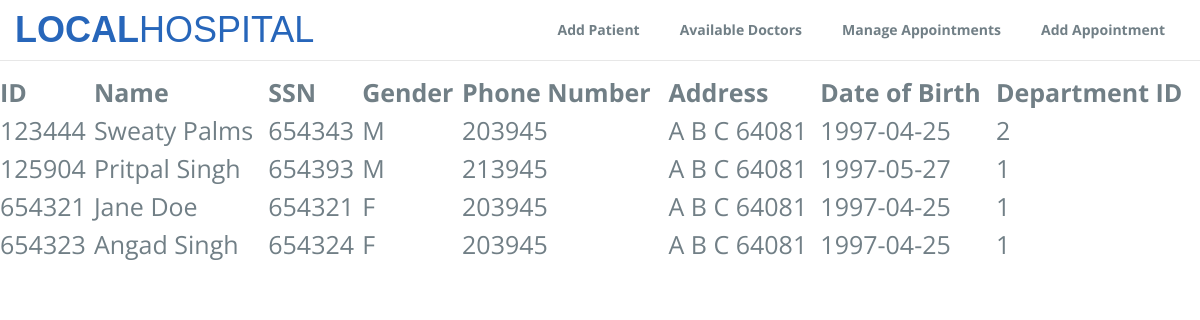
The page / on the database its author committed.
### tables this page shows
CREATE TABLE Patient (
 PatientID INT NOT NULL,
 First VARCHAR(30) NOT NULL,
 Last VARCHAR(30) NOT NULL,
 SSN INT(9) NOT NULL UNIQUE,
 Gender VARCHAR(1) NOT NULL,
 Phone INT(10) NOT NULL,
 Street VARCHAR(30) NOT NULL,
 City VARCHAR(30) NOT NULL,
 State VARCHAR(30) NOT NULL,
 ZipCode INT(5) NOT NULL,
 Date_Of_Birth DATE NOT NULL,
 Dept_ID INT NOT NULL,
 PRIMARY KEY (PatientID));

### index.php (the view, shortened to what this page needs)
<!DOCTYPE html>
  <link rel="stylesheet" type="text/css" href="css/font-awesome.min.css">
  <link rel="stylesheet" type="text/css" href="css/bootstrap.min.css">
  <link rel="stylesheet" type="text/css" href="css/imagehover.min.css">
  <link rel="stylesheet" type="text/css" href="css/style.css">
</head>
<body>
  <nav class="navbar navbar-default navbar-fixed-top">
    <div class="container">
      <div class="navbar-header">
        <a class="navbar-brand" href="index.php">Local<span>Hospital</span></a>
      </div>
      <div class="collapse navbar-collapse" id="myNavbar">
        <ul class="nav navbar-nav navbar-right">
          <li><a href="addpatient.php">Add Patient</a></li>
          <li><a href="availabledoctors.php">Available Doctors</a></li>
          <li><a href="appointments.php">Manage Appointments</a></li>
		  <li><a href="addappointment.php">Add Appointment</a></li>
        </ul>
      </div>
    </div>
  </nav>
<br>
<br>
<br>
<?php
$servername = "localhost";
$username = "root";
$password = "root";
$dbname = "Hospital";
$conn = new mysqli($servername, $username, $password, $dbname);
$sql = "SELECT PatientID, First, Last, SSN, Gender, Phone, Street, City, State, ZipCode, Date_Of_Birth, Dept_ID FROM patient";
$result = $conn->query($sql);
if ($result->num_rows > 0 ) {
    echo "<table>
	<tr>
		<th>ID</th>
		<th>Name</th>
		<th>SSN</th>
		<th>Gender</th>
		<th>Phone Number</th>
		<th>Address</th>
		<th>Date of Birth</th>
		<th>Department ID</th>
	</tr>";
    while($row = $result->fetch_assoc() ) {
        echo "<tr><td>".$row["PatientID"]."</td><td>". $row["First"] ," ". $row["Last"] ."</td><td>" . $row["SSN"] ."</td><td>" . $row["Gender"] ."</td><td>" . $row["Phone"] ."</td><td>". $row["Street"] ," ". $row["City"]," " .$row["State"] ," ".$row["ZipCode"]."</td><td>" . $row["Date_Of_Birth"] ."</td><td>" . $row["Dept_ID"] .
         "</td><tr>";}
   echo "</table>";
} else {
    echo "0 results";
}
?>
<body>
</head>

### css/style.css (style rules this page uses)
body { font-size: 15px; line-height: 1.52; color: #717f86; font-size: 16px; font-family: 'Open Sans', sans-serif; font-weight: 400; }
table { border-collapse: collapse; width: 100%; color: #717f86; font-size: 25px; text-align: left; }
.navbar-default .navbar-brand { color:#2766BA; }
.navbar-default { background-color: #ffffff; }
.navbar-default .navbar-nav > li > a { color: #717f86; font-size: 14px; font-weight: 700; }
.navbar-nav > li > a { padding: 0px; margin: 10px 5px; padding: 10px 15px; }
.navbar-default .navbar-brand { font-family: 'Dosis', sans-serif !important; font-weight: 700; text-transform: uppercase; padding: 0px; height: inherit; font-size: 36px; margin: 20px 0px; }
.navbar-default .navbar-brand span { font-weight: 100 !important; }
.navbar { margin-bottom: 0px; }

### rows shown on the page
patient: PatientID "123444", First "Sweaty", Last "Palms", SSN "654343", Gender "M", Phone "203945", Street "A", City "B", State "C", ZipCode "64081", Date_Of_Birth "1997-04-25", Dept_ID "2"
patient: PatientID "125904", First "Pritpal", Last "Singh", SSN "654393", Gender "M", Phone "213945", Street "A", City "B", State "C", ZipCode "64081", Date_Of_Birth "1997-05-27", Dept_ID "1"
patient: PatientID "654321", First "Jane", Last "Doe", SSN "654321", Gender "F", Phone "203945", Street "A", City "B", State "C", ZipCode "64081", Date_Of_Birth "1997-04-25", Dept_ID "1"
patient: PatientID "654323", First "Angad", Last "Singh", SSN "654324", Gender "F", Phone "203945", Street "A", City "B", State "C", ZipCode "64081", Date_Of_Birth "1997-04-25", Dept_ID "1"
